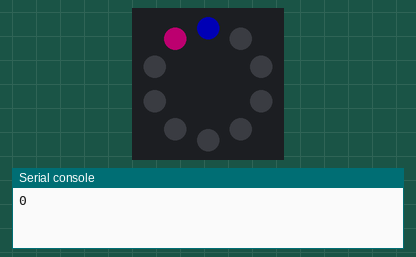
Bench run of a program on a simulated Circuit Playground running CircuitPython. On the bench: the board's ring of 10 RGB LEDs (number 0 left of the top, counting anticlockwise), the last lines printed to the serial console. Dim RGB values are drawn brighter than linear.

Above: at 0.1 s.
At 0.5 s:
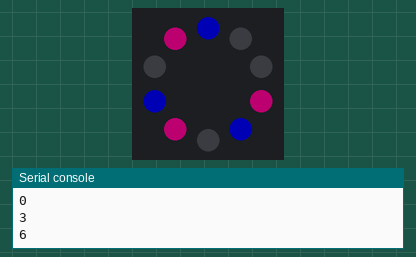
At 0.9 s:
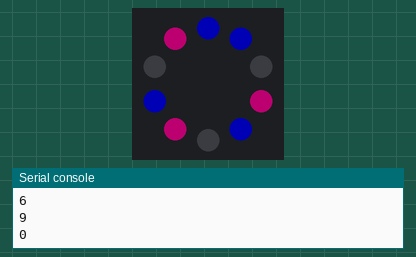
At 129.51 s:
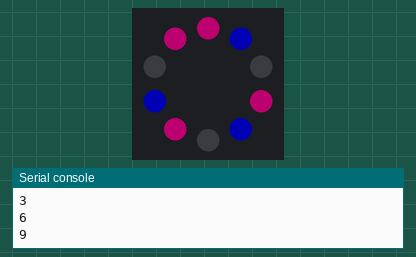

The program:

code.py
```python
import time
from adafruit_circuitplayground import cp
import adafruit_fancyled.adafruit_fancyled as fancy

cp.pixels.brightness = 0.3 # 0.0 to 1.0 Overall brightness modifier

hue = 0.9
sat = 1.0
val = 1.0
OFF = ( 0, 0, 0 )

color_RGB = fancy.denormalize( fancy.CRGB( fancy.CHSV( hue, sat, val ))) #collapse three steps

while True:
    index = 0
    while index < 10:
        print( index )
        cp.pixels[ index - 1 ] = 210
        cp.pixels[ index ] = 10
        cp.pixels[ index ] = 255
        cp.pixels[ index ] = color_RGB
        index = index + 3
        time.sleep( 0.2 )
```

Measured:
- what the display in image 2 shows lasts 0.6 s, from 0.8 s to 1.4 s
